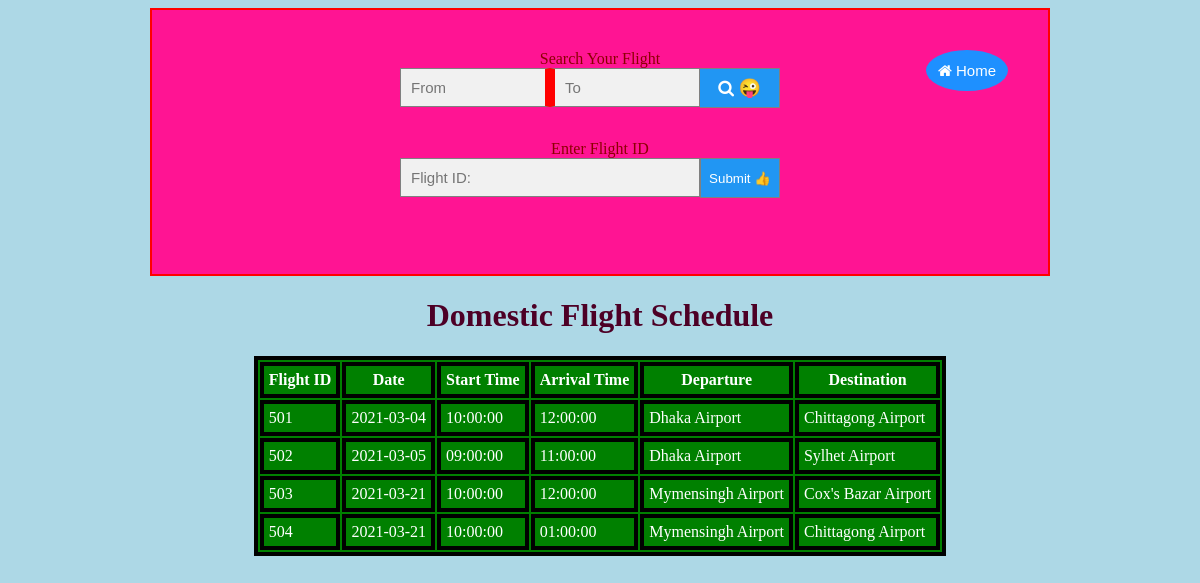
The page /FlightList.php on the database its author committed.
### tables this page shows
CREATE TABLE `domesticfs` (
  `Flight_ID` text NOT NULL,
  `Date` date NOT NULL,
  `Start_Time` time NOT NULL,
  `Arrival_Time` time NOT NULL,
  `Departure` text NOT NULL,
  `Destination` text NOT NULL
);

### FlightList.php (the view, shortened to what this page needs)
<?php
  include 'config.php';
?>
<!DOCTYPE html>
<html>
<head>
<link rel="stylesheet" href="https://cdnjs.cloudflare.com/ajax/libs/font-awesome/4.7.0/css/font-awesome.min.css">
</head>
<body style="background: lightblue;">
<center>
 <div style=" width: 900px; padding: 40px; background: deeppink; border: 2px solid red;  ">
   <a href="home.php">  <button class="btn"><i class="fa fa-home"></i> Home</button> </a>
<form class="example" action="FlightList.php" method="POST" style=" margin:auto;max-width:400px;">
	        <label style="color: darkred ;"> Search Your Flight </label>  <br>
            <input type="text" style="width: 150px;border-right: 5px solid red;" placeholder="From" name="search2" required>
            <input type="text" style="width: 150px;border-left: 5px solid red;" placeholder="To"    name="search3" required>
            <button name="flight" type="submit" <i class="fa fa-search"></i><span> &#128540;</span></button><br>  <br> <br>
</form>
  <form class="example" action="FlightList.php" method="POST" style=" margin:auto;max-width:400px;">
          <br>  <center><label style="color: darkred ;">Enter Flight ID</label> </center>
           <input name="ID" type="text" style="width: 300px;" placeholder="Flight ID: "  required> </input>
            <input name="sub"  type="submit"  value="Submit &#128077;"> </input>
</form>
    <br> <br>
</div>
</center>
<center>
<table style="background: green;">
	<caption><h1>Domestic Flight Schedule</h1></caption>
  <tr>
    <th>Flight ID</th>
    <th>Date</th>
    <th>Start Time</th>
    <th>Arrival Time</th>
    <th>Departure</th>
    <th>Destination</th>
  </tr>
   <?php
         $query = "SELECT * FROM DomesticFS";
  $data =  mysqli_query($con, $query);
           while ($result = mysqli_fetch_assoc($data)) {
  echo  "<tr>
             <td> {$result['Flight_ID']}</td>
             <td> {$result['Date']}</td>
             <td> {$result['Start_Time']}</td>
             <td> {$result['Arrival_Time']}</td>
             <td> {$result['Departure']}</td>
             <td> {$result['Destination']}</td>
        </tr>";
}
   ?>
</table>
</center>
</body>
</html>

### FlightList.php (style rules this page uses)
.btn { background-color: DodgerBlue; border: none; color: white; padding: 12px 12px; font-size: 15px; cursor: pointer; float: right; border-radius: 50%; }
table, th, td { color: white; border: 4px solid black; }
h1 { color:#4d0026; }
th, td { padding: 5px; }
* { box-sizing: border-box; }
form.example input[type=text] { padding: 10px; font-size: 15px; border: 1px solid grey; float: left; width: 80%; background: #f1f1f1; }
input[type=submit] { height: 40px; width: 80px; background:#2196F3; color: white; border: 1px solid grey; float: left; }
form.example button { float: left; width: 20%; padding: 10px; background: #2196F3; color: white; font-size: 17px; border: 1px solid grey; border-left: none; cursor: pointer; }
form.example::after { content: ""; clear: both; display: table; }
span { font-size: 18px; }

### rows shown on the page
domesticfs: Flight_ID "501", Date "2021-03-04", Start_Time "10:00:00", Arrival_Time "12:00:00", Departure "Dhaka Airport", Destination "Chittagong Airport"
domesticfs: Flight_ID "502", Date "2021-03-05", Start_Time "09:00:00", Arrival_Time "11:00:00", Departure "Dhaka Airport", Destination "Sylhet Airport"
domesticfs: Flight_ID "503", Date "2021-03-21", Start_Time "10:00:00", Arrival_Time "12:00:00", Departure "Mymensingh Airport", Destination "Cox's Bazar Airport"
domesticfs: Flight_ID "504", Date "2021-03-21", Start_Time "10:00:00", Arrival_Time "01:00:00", Departure "Mymensingh Airport", Destination "Chittagong Airport"
